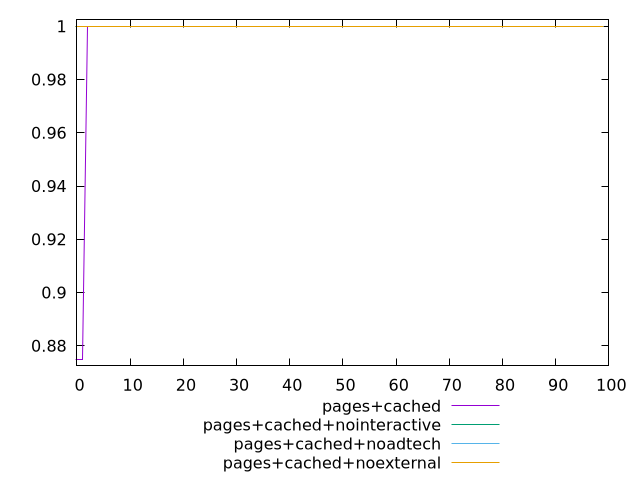

Write gnuplot code to recreate this figure.
$_pagesCached <<EOF
0.875
0.875
1
1
1
1
1
1
1
1
1
1
1
1
1
1
1
1
1
1
1
1
1
1
1
1
1
1
1
1
1
1
1
1
1
1
1
1
1
1
1
1
1
1
1
1
1
1
1
1
1
1
1
1
1
1
1
1
1
1
1
1
1
1
1
1
1
1
1
1
1
1
1
1
1
1
1
1
1
1
1
1
1
1
1
1
1
1
1
1
1
1
1
1
1
1
1
1
1
1
EOF
$_pagesCachedNointeractive <<EOF
1
1
1
1
1
1
1
1
1
1
1
1
1
1
1
1
1
1
1
1
1
1
1
1
1
1
1
1
1
1
1
1
1
1
1
1
1
1
1
1
1
1
1
1
1
1
1
1
1
1
1
1
1
1
1
1
1
1
1
1
1
1
1
1
1
1
1
1
1
1
1
1
1
1
1
1
1
1
1
1
1
1
1
1
1
1
1
1
1
1
1
1
1
1
1
1
1
1
1
1
EOF
$_pagesCachedNoadtech <<EOF
1
1
1
1
1
1
1
1
1
1
1
1
1
1
1
1
1
1
1
1
1
1
1
1
1
1
1
1
1
1
1
1
1
1
1
1
1
1
1
1
1
1
1
1
1
1
1
1
1
1
1
1
1
1
1
1
1
1
1
1
1
1
1
1
1
1
1
1
1
1
1
1
1
1
1
1
1
1
1
1
1
1
1
1
1
1
1
1
1
1
1
1
1
1
1
1
1
1
1
1
EOF
$_pagesCachedNoexternal <<EOF
1
1
1
1
1
1
1
1
1
1
1
1
1
1
1
1
1
1
1
1
1
1
1
1
1
1
1
1
1
1
1
1
1
1
1
1
1
1
1
1
1
1
1
1
1
1
1
1
1
1
1
1
1
1
1
1
1
1
1
1
1
1
1
1
1
1
1
1
1
1
1
1
1
1
1
1
1
1
1
1
1
1
1
1
1
1
1
1
1
1
1
1
1
1
1
1
1
1
1
1
EOF
set key outside below
set terminal pngcairo
set output "report_00005_2020-11-02T22-26-11.212Z/unminified-javascript/unminified-javascript_pages+cached_pages+cached+nointeractive_pages+cached+noadtech_pages+cached+noexternal.png"
set yrange [0.8725:1.0025]
plot $_pagesCached title "pages+cached" with line ,$_pagesCachedNointeractive title "pages+cached+nointeractive" with line ,$_pagesCachedNoadtech title "pages+cached+noadtech" with line ,$_pagesCachedNoexternal title "pages+cached+noexternal" with line ,
